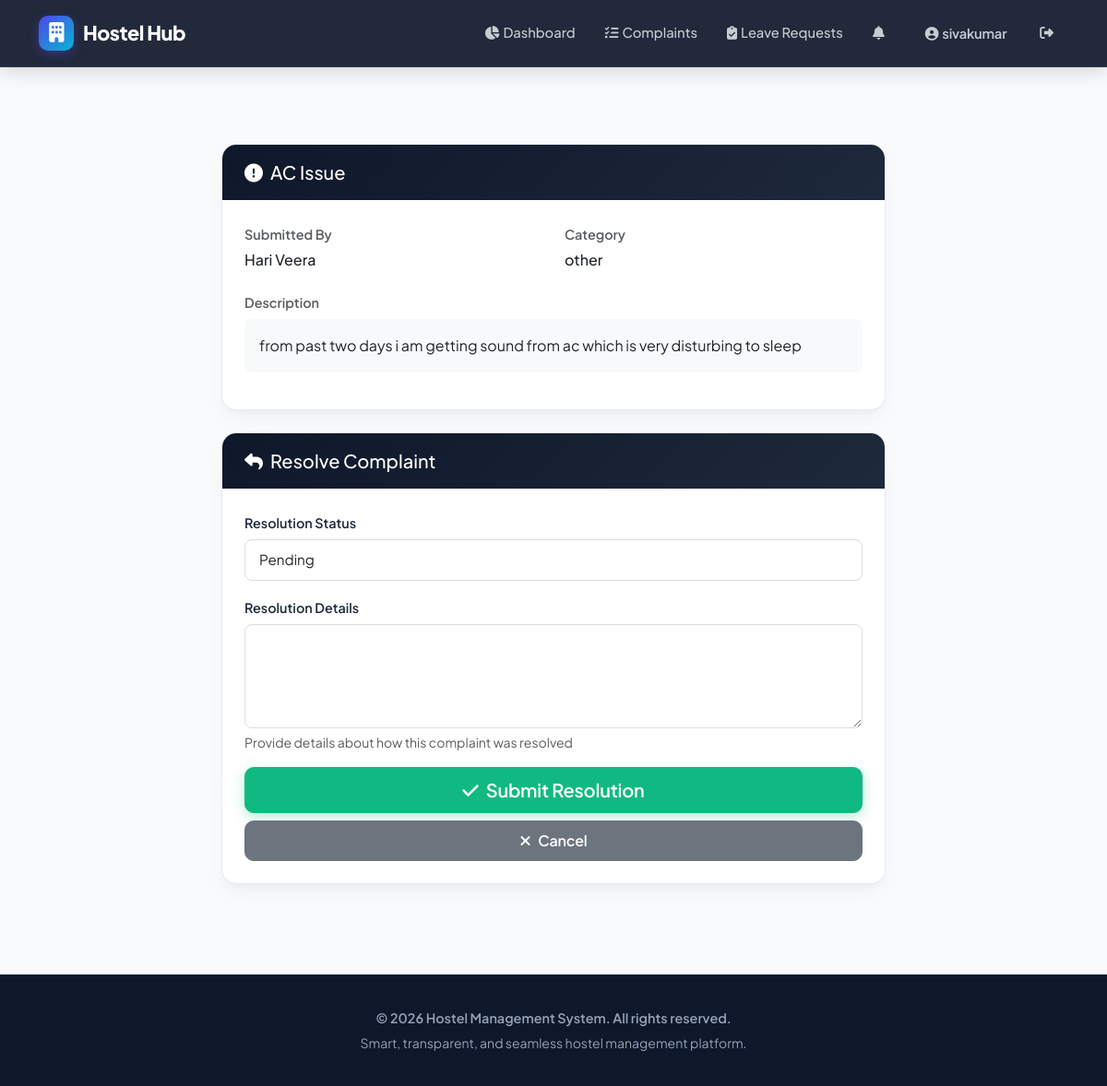
The page /complaint/1/resolve/ (signed in) on the database its author committed.
### accounts/models.py (models this page shows, shortened)
class CustomUser(AbstractUser):
    ROLE_CHOICES = (
        ('admin', 'Admin'),
        ('warden', 'Warden'),
        ('student', 'Student'),
    )
    role = models.CharField(max_length=10, choices=ROLE_CHOICES)
    phone_regex = RegexValidator(regex=r'^\+?1?\d{9,15}$', message="Phone number must be entered in the format '+999999999'.")
    phone_number = models.CharField(validators=[phone_regex], max_length=17, blank=True, null=True)
    is_active = models.BooleanField(default=True)
    profile_picture = models.ImageField(upload_to='profile_pictures/', blank=True, null=True)
    created_at = models.DateTimeField(auto_now_add=True)
    updated_at = models.DateTimeField(auto_now=True)
    last_login_ip = models.GenericIPAddressField(blank=True, null=True)
    @property
    def unread_notifications_count(self):
        return self.notifications.filter(is_read=False).count()
    class Meta:
        ordering = ['-created_at']
        indexes = [
            models.Index(fields=['role']),
            models.Index(fields=['email']),
            models.Index(fields=['is_active']),
        ]

class StudentProfile(models.Model):
    GENDER_CHOICES = (
        ('M', 'Male'),
        ('F', 'Female'),
        ('O', 'Other'),
    )
    user = models.OneToOneField(CustomUser, on_delete=models.CASCADE, related_name='student_profile')
    enrollment_number = models.CharField(max_length=20, unique=True)
    contact_number = models.CharField(max_length=15, blank=True)
    date_of_birth = models.DateField(blank=True, null=True)
    gender = models.CharField(max_length=1, choices=GENDER_CHOICES, blank=True)
    emergency_contact_name = models.CharField(max_length=100, blank=True)
    emergency_contact_number = models.CharField(max_length=15, blank=True)
    parent_contact = models.CharField(max_length=15, blank=True)
    blood_group = models.CharField(max_length=5, blank=True)
    medical_conditions = models.TextField(blank=True, help_text="Any medical conditions or allergies")
    room_preference = models.CharField(max_length=100, blank=True, help_text="Room type preference (e.g., AC, WiFi)")
    roommate_preference = models.CharField(max_length=100, blank=True, help_text="Preferences for roommates")
    id_proof = models.FileField(upload_to='id_proofs/', blank=True, null=True)
    vaccination_certificate = models.FileField(upload_to='vaccination/', blank=True, null=True)
    admission_letter = models.FileField(upload_to='admission_letters/', blank=True, null=True)
    is_active = models.BooleanField(default=True)
    checkin_date = models.DateField(blank=True, null=True)
    checkout_date = models.DateField(blank=True, null=True)
    created_at = models.DateTimeField(auto_now_add=True)
    updated_at = models.DateTimeField(auto_now=True)
    class Meta:
        ordering = ['enrollment_number']
        indexes = [
            models.Index(fields=['enrollment_number']),
            models.Index(fields=['user']),
        ]

### operations/models.py (models this page shows, shortened)
class Complaint(models.Model):
    PRIORITY_CHOICES = (
        ('low', 'Low'),
        ('medium', 'Medium'),
        ('high', 'High'),
        ('critical', 'Critical'),
    )
    STATUS_CHOICES = (
        ('pending', 'Pending'),
        ('in_progress', 'In Progress'),
        ('resolved', 'Resolved'),
        ('closed', 'Closed'),
        ('rejected', 'Rejected'),
    )
    CATEGORY_CHOICES = (
        ('room', 'Room Issues'),
        ('water', 'Water/Sanitation'),
        ('electricity', 'Electricity'),
        ('maintenance', 'Maintenance'),
        ('food', 'Food/Mess'),
        ('other', 'Other'),
    )
    student = models.ForeignKey(StudentProfile, on_delete=models.CASCADE, related_name='complaints')
    warden = models.ForeignKey(WardenProfile, on_delete=models.SET_NULL, null=True, blank=True, related_name='assigned_complaints')
    title = models.CharField(max_length=100)
    description = models.TextField()
    category = models.CharField(max_length=20, choices=CATEGORY_CHOICES, default='other')
    priority = models.CharField(max_length=10, choices=PRIORITY_CHOICES, default='medium')
    status = models.CharField(max_length=15, choices=STATUS_CHOICES, default='pending')
    attachment = models.FileField(upload_to='complaint_attachments/', blank=True, null=True)
    room_number = models.CharField(max_length=20, blank=True)
    resolution_notes = models.TextField(blank=True)
    resolved_by = models.ForeignKey(WardenProfile, on_delete=models.SET_NULL, null=True, blank=True, related_name='resolved_complaints')
    created_at = models.DateTimeField(auto_now_add=True)
    updated_at = models.DateTimeField(auto_now=True)
    resolved_at = models.DateTimeField(null=True, blank=True)
    class Meta:
        ordering = ['-created_at']
        indexes = [
            models.Index(fields=['status']),
            models.Index(fields=['created_at']),
            models.Index(fields=['student']),
        ]

### accounts/views.py (the view)
# urls.py: path('complaint/<int:complaint_id>/resolve/', login_required(views.resolve_complaint), name='resolve_complaint'),
@login_required
@user_passes_test(is_warden)
def resolve_complaint(request, complaint_id):
    complaint = get_object_or_404(Complaint, id=complaint_id)
    if request.method == 'POST':
        form = ComplaintResolutionForm(request.POST, instance=complaint)
        if form.is_valid():
            complaint = form.save(commit=False)
            complaint.resolved_by = request.user.warden_profile
            complaint.resolved_at = timezone.now()
            complaint.save()
            create_notification(
                recipient=complaint.student.user,
                title=f"Complaint Resolved: {complaint.title}",
                message=f"Your complaint '{complaint.title}' status updated to {complaint.get_status_display()}. {complaint.resolution_notes or ''}",
                notification_type='success' if complaint.status == 'resolved' else 'warning',
                sender=request.user,
                related_model='complaint',
                related_id=complaint.id
            )
            messages.success(request, 'Complaint resolved successfully')
            return redirect('warden_complaints')
    else:
        form = ComplaintResolutionForm(instance=complaint)
    return render(request, 'warden/resolve_complaint.html', {'form': form, 'complaint': complaint})

### templates/warden/resolve_complaint.html (shortened to what this page needs)
{% extends "base.html" %}
{% block content %}
<div class="container py-5">
    <div class="row">
        <div class="col-md-8 offset-md-2">
            <div class="card mb-4">
                <div class="card-header">
                    <h5 class="mb-0">
                        <i class="fas fa-exclamation-circle me-2"></i>{{ complaint.title }}
                    </h5>
                </div>
                <div class="card-body">
                    <div class="row mb-3">
                        <div class="col-md-6">
                            <label class="form-label text-muted">Submitted By</label>
                            <p class="h6">{{ complaint.student.user.first_name }} {{ complaint.student.user.last_name }}</p>
                        </div>
                        <div class="col-md-6">
                            <label class="form-label text-muted">Category</label>
                            <p class="h6">{{ complaint.category }}</p>
                        </div>
                    </div>
                    <div class="mb-3">
                        <label class="form-label text-muted">Description</label>
                        <div class="bg-light p-3 rounded">
                            {{ complaint.description }}
                        </div>
                    </div>
                </div>
            </div>
            <div class="card">
                <div class="card-header">
                    <h5 class="mb-0">
                        <i class="fas fa-reply me-2"></i>Resolve Complaint
                    </h5>
                </div>
                <div class="card-body">
                    <form method="post" novalidate>
                        <div class="mb-3">
                            <label for="{{ form.status.id_for_label }}" class="form-label">Resolution Status</label>
                            {{ form.status }}
                        </div>
                        <div class="mb-3">
                            <label for="{{ form.resolution_notes.id_for_label }}" class="form-label">Resolution Details</label>
                            {{ form.resolution_notes }}
                            <small class="text-muted d-block mt-1">Provide details about how this complaint was resolved</small>
                        </div>
                        <div class="d-grid gap-2">
                            <button type="submit" class="btn btn-success btn-lg">
                                <i class="fas fa-check me-2"></i>Submit Resolution
                            </button>
                            <a href="{% url 'warden_complaints' %}" class="btn btn-secondary">
                                <i class="fas fa-times me-2"></i>Cancel
                            </a>
                        </div>
                    </form>
                </div>
            </div>
        </div>
    </div>
</div>
{% endblock %}

### templates/base.html (shortened to what this page needs)
<!DOCTYPE html>
<html lang="en">
<head>
    <link href="https://cdn.jsdelivr.net/npm/bootstrap@5.3.0/dist/css/bootstrap.min.css" rel="stylesheet">
    <link href="https://cdnjs.cloudflare.com/ajax/libs/font-awesome/6.4.0/css/all.min.css" rel="stylesheet">
</head>
<body>
    <nav class="navbar navbar-expand-lg navbar-dark navbar-custom">
        <div class="container">
            <a class="navbar-brand" href="/">
                <span class="brand-icon"><i class="fas fa-building text-white"></i></span>
                Hostel Hub
            </a>
            <div class="collapse navbar-collapse" id="navbarNav">
                <ul class="navbar-nav ms-auto align-items-center">
                    {% if user.is_authenticated %}
                        {% if user.role == 'student' %}
                            <li class="nav-item">
                                <a class="nav-link" href="{% url 'student_dashboard' %}">
                                    <i class="fas fa-chart-pie me-1"></i>Dashboard
                                </a>
                            </li>
                            <li class="nav-item">
                                <a class="nav-link" href="{% url 'student_complaints' %}">
                                    <i class="fas fa-exclamation-circle me-1"></i>Complaints
                                </a>
                            </li>
                            <li class="nav-item">
                                <a class="nav-link" href="{% url 'student_fees' %}">
                                    <i class="fas fa-wallet me-1"></i>Fees
                                </a>
                            </li>
                            <li class="nav-item">
                                <a class="nav-link" href="{% url 'student_leave_requests' %}">
                                    <i class="fas fa-calendar-alt me-1"></i>Leave
                                </a>
                            </li>
                        {% elif user.role == 'warden' %}
                            <li class="nav-item">
                                <a class="nav-link" href="{% url 'warden_dashboard' %}">
                                    <i class="fas fa-chart-pie me-1"></i>Dashboard
                                </a>
                            </li>
                            <li class="nav-item">
                                <a class="nav-link" href="{% url 'warden_complaints' %}">
                                    <i class="fas fa-tasks me-1"></i>Complaints
                                </a>
                            </li>
                            <li class="nav-item">
                                <a class="nav-link" href="{% url 'warden_leave_requests' %}">
                                    <i class="fas fa-clipboard-check me-1"></i>Leave Requests
                                </a>
                            </li>
                        {% endif %}
                        <li class="nav-item">
                            <a class="nav-link position-relative" href="{% url 'notifications' %}">
                                <i class="fas fa-bell me-1"></i>
                            </a>
                        </li>
                        <li class="nav-item ms-lg-2">
                            <a class="nav-link btn btn-outline-light text-white px-3" href="{% url 'profile' %}">
                                <i class="fas fa-user-circle me-1"></i>{{ user.username }}
                            </a>
                        </li>
                        <li class="nav-item ms-lg-1">
                            <a class="nav-link text-danger" href="{% url 'logout' %}" title="Logout">
                                <i class="fas fa-sign-out-alt"></i>
                            </a>
                        </li>
                    {% endif %}
                </ul>
            </div>
        </div>
    </nav>
    <div class="main-container">
        <div class="container">
            {% block content %}{% endblock %}
        </div>
    </div>
    <footer>
        <div class="container">
            <p class="fw-semibold">&copy; 2026 Hostel Management System. All rights reserved.</p>
            <p class="text-slate-500 small mt-1">Smart, transparent, and seamless hostel management platform.</p>
        </div>
    </footer>
</body>
</html>

### rows shown on the page
CustomUser: username "sivakumar"
Complaint: title "AC Issue", student.user.first_name "Hari", student.user.last_name "Veera", category "other", description "from past two days i am getting sound from ac which is very disturbing to sleep", status "Pending"
